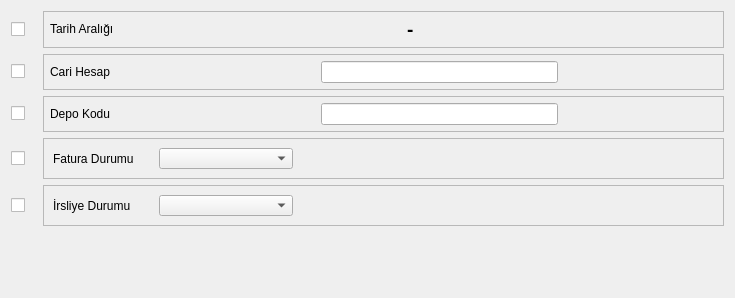
<?xml version="1.0" encoding="UTF-8"?>
<ui version="4.0">
 <class>IRS_IRSALIYE_LISTESI_BATCH</class>
 <widget class="QDialog" name="IRS_IRSALIYE_LISTESI_BATCH">
  <property name="geometry">
   <rect>
    <x>0</x>
    <y>0</y>
    <width>735</width>
    <height>298</height>
   </rect>
  </property>
  <property name="windowTitle">
   <string>Dialog</string>
  </property>
  <layout class="QGridLayout" name="gridLayout_6" rowstretch="1,1,1,1,1,1" columnstretch="10,10,0">
   <item row="0" column="0">
    <widget class="QCheckBox" name="checkBox_tarih_araligi">
     <property name="sizePolicy">
      <sizepolicy hsizetype="Fixed" vsizetype="Fixed">
       <horstretch>0</horstretch>
       <verstretch>0</verstretch>
      </sizepolicy>
     </property>
     <property name="minimumSize">
      <size>
       <width>26</width>
       <height>0</height>
      </size>
     </property>
     <property name="text">
      <string/>
     </property>
    </widget>
   </item>
   <item row="0" column="1" colspan="2">
    <widget class="QFrame" name="frame_tarih_araligi">
     <property name="sizePolicy">
      <sizepolicy hsizetype="Expanding" vsizetype="Fixed">
       <horstretch>0</horstretch>
       <verstretch>0</verstretch>
      </sizepolicy>
     </property>
     <property name="frameShape">
      <enum>QFrame::StyledPanel</enum>
     </property>
     <property name="frameShadow">
      <enum>QFrame::Raised</enum>
     </property>
     <layout class="QGridLayout" name="gridLayout" columnstretch="1,10,1,10,2">
      <property name="margin">
       <number>6</number>
      </property>
      <item row="0" column="0">
       <widget class="QLabel" name="label">
        <property name="sizePolicy">
         <sizepolicy hsizetype="Fixed" vsizetype="Fixed">
          <horstretch>0</horstretch>
          <verstretch>0</verstretch>
         </sizepolicy>
        </property>
        <property name="minimumSize">
         <size>
          <width>100</width>
          <height>0</height>
         </size>
        </property>
        <property name="text">
         <string>Tarih Aralığı</string>
        </property>
       </widget>
      </item>
      <item row="0" column="2">
       <widget class="QLabel" name="label_2">
        <property name="sizePolicy">
         <sizepolicy hsizetype="Fixed" vsizetype="Fixed">
          <horstretch>0</horstretch>
          <verstretch>0</verstretch>
         </sizepolicy>
        </property>
        <property name="font">
         <font>
          <pointsize>14</pointsize>
          <weight>75</weight>
          <bold>true</bold>
         </font>
        </property>
        <property name="text">
         <string>-</string>
        </property>
       </widget>
      </item>
      <item row="0" column="1">
       <widget class="QAdakDate" name="adak_date_bas_tarihi">
        <property name="sizePolicy">
         <sizepolicy hsizetype="Minimum" vsizetype="Fixed">
          <horstretch>0</horstretch>
          <verstretch>0</verstretch>
         </sizepolicy>
        </property>
        <property name="maximumSize">
         <size>
          <width>245</width>
          <height>30</height>
         </size>
        </property>
        <property name="whatsThis">
         <string>Tarih WidgetÄ± </string>
        </property>
        <property name="QAdakDate" stdset="0">
         <rect>
          <x>0</x>
          <y>0</y>
          <width>100</width>
          <height>100</height>
         </rect>
        </property>
       </widget>
      </item>
      <item row="0" column="3">
       <widget class="QAdakDate" name="adak_date_bts_tarihi">
        <property name="sizePolicy">
         <sizepolicy hsizetype="Minimum" vsizetype="Fixed">
          <horstretch>0</horstretch>
          <verstretch>0</verstretch>
         </sizepolicy>
        </property>
        <property name="maximumSize">
         <size>
          <width>245</width>
          <height>30</height>
         </size>
        </property>
        <property name="whatsThis">
         <string>Tarih WidgetÄ± </string>
        </property>
        <property name="QAdakDate" stdset="0">
         <rect>
          <x>0</x>
          <y>0</y>
          <width>100</width>
          <height>100</height>
         </rect>
        </property>
       </widget>
      </item>
      <item row="0" column="4">
       <spacer name="horizontalSpacer">
        <property name="orientation">
         <enum>Qt::Horizontal</enum>
        </property>
        <property name="sizeHint" stdset="0">
         <size>
          <width>40</width>
          <height>20</height>
         </size>
        </property>
       </spacer>
      </item>
     </layout>
    </widget>
   </item>
   <item row="1" column="0">
    <widget class="QCheckBox" name="checkBox_cari_hesap">
     <property name="sizePolicy">
      <sizepolicy hsizetype="Fixed" vsizetype="Fixed">
       <horstretch>0</horstretch>
       <verstretch>0</verstretch>
      </sizepolicy>
     </property>
     <property name="minimumSize">
      <size>
       <width>26</width>
       <height>0</height>
      </size>
     </property>
     <property name="text">
      <string/>
     </property>
    </widget>
   </item>
   <item row="1" column="1" colspan="2">
    <widget class="QFrame" name="frame_cari_hesap">
     <property name="sizePolicy">
      <sizepolicy hsizetype="Expanding" vsizetype="Fixed">
       <horstretch>0</horstretch>
       <verstretch>0</verstretch>
      </sizepolicy>
     </property>
     <property name="frameShape">
      <enum>QFrame::StyledPanel</enum>
     </property>
     <property name="frameShadow">
      <enum>QFrame::Raised</enum>
     </property>
     <layout class="QGridLayout" name="gridLayout_2" columnstretch="1,10,15,10">
      <property name="margin">
       <number>6</number>
      </property>
      <item row="0" column="0">
       <widget class="QLabel" name="label_3">
        <property name="sizePolicy">
         <sizepolicy hsizetype="Fixed" vsizetype="Fixed">
          <horstretch>0</horstretch>
          <verstretch>0</verstretch>
         </sizepolicy>
        </property>
        <property name="minimumSize">
         <size>
          <width>100</width>
          <height>0</height>
         </size>
        </property>
        <property name="text">
         <string>Cari Hesap</string>
        </property>
       </widget>
      </item>
      <item row="0" column="1">
       <widget class="QSearchEdit" name="searchEdit_cari_hesap_kodu">
        <property name="whatsThis">
         <string>Arama widget. </string>
        </property>
        <property name="QSearchEdit" stdset="0">
         <rect>
          <x>0</x>
          <y>0</y>
          <width>100</width>
          <height>100</height>
         </rect>
        </property>
       </widget>
      </item>
      <item row="0" column="2">
       <widget class="QLineEdit" name="lineEdit_cari_hesap_ismi">
        <property name="readOnly">
         <bool>true</bool>
        </property>
       </widget>
      </item>
      <item row="0" column="3">
       <spacer name="horizontalSpacer_5">
        <property name="orientation">
         <enum>Qt::Horizontal</enum>
        </property>
        <property name="sizeHint" stdset="0">
         <size>
          <width>40</width>
          <height>20</height>
         </size>
        </property>
       </spacer>
      </item>
     </layout>
    </widget>
   </item>
   <item row="2" column="0">
    <widget class="QCheckBox" name="checkBox_depo_kodu">
     <property name="sizePolicy">
      <sizepolicy hsizetype="Fixed" vsizetype="Fixed">
       <horstretch>0</horstretch>
       <verstretch>0</verstretch>
      </sizepolicy>
     </property>
     <property name="minimumSize">
      <size>
       <width>26</width>
       <height>0</height>
      </size>
     </property>
     <property name="text">
      <string/>
     </property>
    </widget>
   </item>
   <item row="2" column="1" colspan="2">
    <widget class="QFrame" name="frame_depo_kodu">
     <property name="sizePolicy">
      <sizepolicy hsizetype="Expanding" vsizetype="Fixed">
       <horstretch>0</horstretch>
       <verstretch>0</verstretch>
      </sizepolicy>
     </property>
     <property name="frameShape">
      <enum>QFrame::StyledPanel</enum>
     </property>
     <property name="frameShadow">
      <enum>QFrame::Raised</enum>
     </property>
     <layout class="QGridLayout" name="gridLayout_4" columnstretch="1,10,15,10">
      <property name="margin">
       <number>6</number>
      </property>
      <item row="0" column="0">
       <widget class="QLabel" name="label_5">
        <property name="sizePolicy">
         <sizepolicy hsizetype="Fixed" vsizetype="Fixed">
          <horstretch>0</horstretch>
          <verstretch>0</verstretch>
         </sizepolicy>
        </property>
        <property name="minimumSize">
         <size>
          <width>100</width>
          <height>0</height>
         </size>
        </property>
        <property name="text">
         <string>Depo Kodu</string>
        </property>
       </widget>
      </item>
      <item row="0" column="1">
       <widget class="QSearchEdit" name="searchEdit_depo_kodu">
        <property name="whatsThis">
         <string>Arama widget. </string>
        </property>
        <property name="QSearchEdit" stdset="0">
         <rect>
          <x>0</x>
          <y>0</y>
          <width>100</width>
          <height>100</height>
         </rect>
        </property>
       </widget>
      </item>
      <item row="0" column="2">
       <widget class="QLineEdit" name="lineEdit_depo_ismi">
        <property name="readOnly">
         <bool>true</bool>
        </property>
       </widget>
      </item>
      <item row="0" column="3">
       <spacer name="horizontalSpacer_6">
        <property name="orientation">
         <enum>Qt::Horizontal</enum>
        </property>
        <property name="sizeHint" stdset="0">
         <size>
          <width>40</width>
          <height>20</height>
         </size>
        </property>
       </spacer>
      </item>
     </layout>
    </widget>
   </item>
   <item row="3" column="0">
    <widget class="QCheckBox" name="checkBox_fatura_durumu">
     <property name="sizePolicy">
      <sizepolicy hsizetype="Fixed" vsizetype="Fixed">
       <horstretch>0</horstretch>
       <verstretch>0</verstretch>
      </sizepolicy>
     </property>
     <property name="text">
      <string/>
     </property>
    </widget>
   </item>
   <item row="3" column="1" colspan="2">
    <widget class="QFrame" name="frame_fatura_durumu">
     <property name="sizePolicy">
      <sizepolicy hsizetype="Expanding" vsizetype="Fixed">
       <horstretch>0</horstretch>
       <verstretch>0</verstretch>
      </sizepolicy>
     </property>
     <property name="frameShape">
      <enum>QFrame::StyledPanel</enum>
     </property>
     <property name="frameShadow">
      <enum>QFrame::Raised</enum>
     </property>
     <layout class="QGridLayout" name="gridLayout_3">
      <item row="0" column="0">
       <widget class="QLabel" name="label_8">
        <property name="sizePolicy">
         <sizepolicy hsizetype="Fixed" vsizetype="Fixed">
          <horstretch>0</horstretch>
          <verstretch>0</verstretch>
         </sizepolicy>
        </property>
        <property name="minimumSize">
         <size>
          <width>100</width>
          <height>0</height>
         </size>
        </property>
        <property name="maximumSize">
         <size>
          <width>100</width>
          <height>17</height>
         </size>
        </property>
        <property name="text">
         <string>Fatura Durumu</string>
        </property>
       </widget>
      </item>
      <item row="0" column="1">
       <widget class="QComboBox" name="comboBox_fatura_durumu">
        <property name="minimumSize">
         <size>
          <width>134</width>
          <height>21</height>
         </size>
        </property>
        <property name="maximumSize">
         <size>
          <width>134</width>
          <height>21</height>
         </size>
        </property>
       </widget>
      </item>
      <item row="0" column="2">
       <spacer name="horizontalSpacer_4">
        <property name="orientation">
         <enum>Qt::Horizontal</enum>
        </property>
        <property name="sizeHint" stdset="0">
         <size>
          <width>50</width>
          <height>20</height>
         </size>
        </property>
       </spacer>
      </item>
     </layout>
    </widget>
   </item>
   <item row="4" column="0">
    <widget class="QCheckBox" name="checkBox_irsaliye_durumu">
     <property name="sizePolicy">
      <sizepolicy hsizetype="Fixed" vsizetype="Fixed">
       <horstretch>0</horstretch>
       <verstretch>0</verstretch>
      </sizepolicy>
     </property>
     <property name="text">
      <string/>
     </property>
    </widget>
   </item>
   <item row="4" column="1" colspan="2">
    <widget class="QFrame" name="frame_irsaliye_durumu">
     <property name="sizePolicy">
      <sizepolicy hsizetype="Expanding" vsizetype="Fixed">
       <horstretch>0</horstretch>
       <verstretch>0</verstretch>
      </sizepolicy>
     </property>
     <property name="frameShape">
      <enum>QFrame::StyledPanel</enum>
     </property>
     <property name="frameShadow">
      <enum>QFrame::Raised</enum>
     </property>
     <layout class="QGridLayout" name="gridLayout_5">
      <item row="0" column="0">
       <widget class="QLabel" name="label_7">
        <property name="sizePolicy">
         <sizepolicy hsizetype="Fixed" vsizetype="Fixed">
          <horstretch>0</horstretch>
          <verstretch>0</verstretch>
         </sizepolicy>
        </property>
        <property name="minimumSize">
         <size>
          <width>100</width>
          <height>17</height>
         </size>
        </property>
        <property name="maximumSize">
         <size>
          <width>100</width>
          <height>17</height>
         </size>
        </property>
        <property name="text">
         <string>İrsliye Durumu</string>
        </property>
       </widget>
      </item>
      <item row="0" column="1">
       <widget class="QComboBox" name="comboBox_irsaliye_durumu">
        <property name="minimumSize">
         <size>
          <width>134</width>
          <height>21</height>
         </size>
        </property>
        <property name="maximumSize">
         <size>
          <width>134</width>
          <height>21</height>
         </size>
        </property>
       </widget>
      </item>
      <item row="0" column="2">
       <spacer name="horizontalSpacer_3">
        <property name="orientation">
         <enum>Qt::Horizontal</enum>
        </property>
        <property name="sizeHint" stdset="0">
         <size>
          <width>375</width>
          <height>20</height>
         </size>
        </property>
       </spacer>
      </item>
     </layout>
    </widget>
   </item>
   <item row="5" column="1">
    <spacer name="horizontalSpacer_2">
     <property name="orientation">
      <enum>Qt::Horizontal</enum>
     </property>
     <property name="sizeHint" stdset="0">
      <size>
       <width>420</width>
       <height>20</height>
      </size>
     </property>
    </spacer>
   </item>
   <item row="5" column="2">
    <widget class="QWidget" name="widget_batch_buttons" native="true">
     <property name="sizePolicy">
      <sizepolicy hsizetype="Expanding" vsizetype="Expanding">
       <horstretch>0</horstretch>
       <verstretch>0</verstretch>
      </sizepolicy>
     </property>
    </widget>
   </item>
  </layout>
 </widget>
 <customwidgets>
  <customwidget>
   <class>QAdakDate</class>
   <extends>QWidget</extends>
   <header>QAdakDate.h</header>
  </customwidget>
  <customwidget>
   <class>QSearchEdit</class>
   <extends>QWidget</extends>
   <header>QSearchEdit.h</header>
  </customwidget>
 </customwidgets>
 <tabstops>
  <tabstop>checkBox_tarih_araligi</tabstop>
  <tabstop>adak_date_bas_tarihi</tabstop>
  <tabstop>adak_date_bts_tarihi</tabstop>
  <tabstop>checkBox_cari_hesap</tabstop>
  <tabstop>searchEdit_cari_hesap_kodu</tabstop>
  <tabstop>lineEdit_cari_hesap_ismi</tabstop>
  <tabstop>checkBox_depo_kodu</tabstop>
  <tabstop>searchEdit_depo_kodu</tabstop>
  <tabstop>lineEdit_depo_ismi</tabstop>
  <tabstop>checkBox_fatura_durumu</tabstop>
 </tabstops>
 <resources/>
 <connections/>
</ui>
